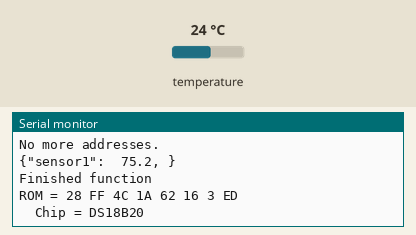
Recording of a sketch running on a simulated Arduino Uno, built with avr-gcc and run on an emulated ATmega328P. On the bench: the last lines printed to the serial monitor. The test bench sets the inputs (shaded band); at power-on: temperature 24 °C.

Above: at 3.1 s.
3.2 s: temperature set to 12 °C
At 4.04 s:
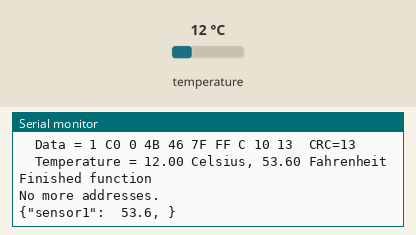
6.6 s: temperature set to 28 °C
At 8.13 s:
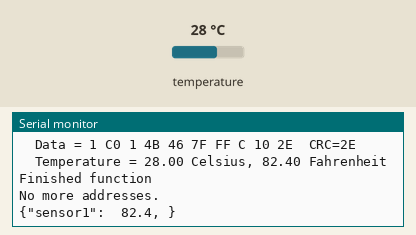
10.6 s: temperature set to 33 °C
At 12.22 s:
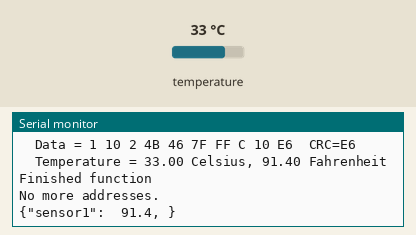
14.7 s: temperature set to 41 °C
At 16.31 s:
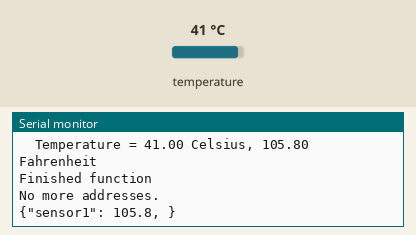
19.0 s: temperature set to 0 °C
At 20.4 s:
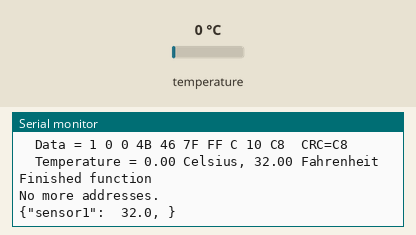
22.9 s: temperature set to 10 °C
At 24.49 s:
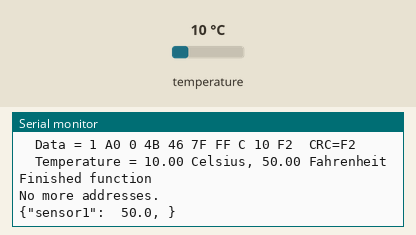
Timing chart, 0 to 26.0 s (numbered marks = the images above; inputs shaded):
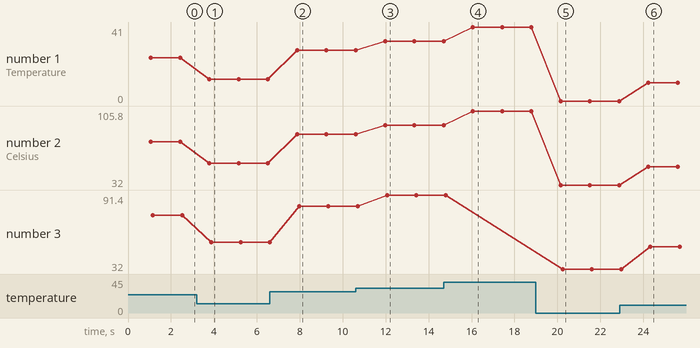

The sketch:

hsc_DS18B20Serial_json.ino
```cpp
#include <OneWire.h>

// OneWire DS18S20, DS18B20, DS1822 Temperature Example
//
// http://www.pjrc.com/teensy/td_libs_OneWire.html
//
// The DallasTemperature library can do all this work for you!
// http://milesburton.com/Dallas_Temperature_Control_Library

OneWire  ds(15);  // on pin 10
float celsius, fahrenheit;
String jsn;
char tempBuf[32] = {0};
int ctr = 0;

void setup(void) {
  Serial.begin(9600);
}

void loop(void) {
	getTemp();
	Serial.println("Finished function");
}
void getTemp(){
  byte i;
  byte present = 0;
  byte type_s;
  byte data[12];
  byte addr[8];


  if ( !ds.search(addr)) {//this is where it loops to the next address
	Serial.println("No more addresses.");
	Serial.println();
  	jsn = jsn + "}";//so end the json
  	sendJSON(jsn);
  	ctr=0;
    ds.reset_search();//if there are no more devices go back to start of list
    delay(250);
    return;
  } else {
  	if (ctr==0){jsn="{";}//must be just beginning, start the json str
  	++ctr;//since we found a device, increment sensor
  }

  Serial.print("ROM =");
  for( i = 0; i < 8; i++) {
    Serial.write(' ');
    Serial.print(addr[i], HEX);
  }

  if (OneWire::crc8(addr, 7) != addr[7]) {
      Serial.println("CRC is not valid!");
      return;
  }
  Serial.println();

  // the first ROM byte indicates which chip
  switch (addr[0]) {
    case 0x10:
      Serial.println("  Chip = DS18S20");  // or old DS1820
      type_s = 1;
      break;
    case 0x28:
      Serial.println("  Chip = DS18B20");
      type_s = 0;
      break;
    case 0x22:
      Serial.println("  Chip = DS1822");
      type_s = 0;
      break;
    default:
      Serial.println("Device is not a DS18x20 family device.");
      return;
  }

  ds.reset();
  ds.select(addr);
  ds.write(0x44,1);         // start conversion, with parasite power on at the end

  delay(1000);     // maybe 750ms is enough, maybe not
  // we might do a ds.depower() here, but the reset will take care of it.

  present = ds.reset();
  ds.select(addr);
  ds.write(0xBE);         // Read Scratchpad

  Serial.print("  Data = ");
  Serial.print(present,HEX);
  Serial.print(" ");
  for ( i = 0; i < 9; i++) {           // we need 9 bytes
    data[i] = ds.read();
    Serial.print(data[i], HEX);
    Serial.print(" ");
  }
  Serial.print(" CRC=");
  Serial.print(OneWire::crc8(data, 8), HEX);
  Serial.println();

  // convert the data to actual temperature

  unsigned int raw = (data[1] << 8) | data[0];
  if (type_s) {
    raw = raw << 3; // 9 bit resolution default
    if (data[7] == 0x10) {
      // count remain gives full 12 bit resolution
      raw = (raw & 0xFFF0) + 12 - data[6];
    }
  } else {
    byte cfg = (data[4] & 0x60);
    if (cfg == 0x00) raw = raw << 3;  // 9 bit resolution, 93.75 ms
    else if (cfg == 0x20) raw = raw << 2; // 10 bit res, 187.5 ms
    else if (cfg == 0x40) raw = raw << 1; // 11 bit res, 375 ms
    // default is 12 bit resolution, 750 ms conversion time
  }
  celsius = (float)raw / 16.0;
  fahrenheit = celsius * 1.8 + 32.0;
  dtostrf(fahrenheit, 5, 1, tempBuf); //turns float to string
  jsn= jsn + "\"sensor"+ ctr + "\": " + tempBuf + ", ";//appends temp to json
  Serial.print("  Temperature = ");
  Serial.print(celsius);
  Serial.print(" Celsius, ");
  Serial.print(fahrenheit);
  Serial.println(" Fahrenheit");
}
float convertRaw(unsigned int raw, int cf){
  celsius = (float)raw / 16.0;
  fahrenheit = celsius * 1.8 + 32.0;
  return celsius;
}

void sendJSON(String jsn){
  Serial.println(jsn);//and print it out
}
```

Measured:
- after the input at 3.2 s, the serial monitor: prints a new line after 0.54 s (image 1)
- after the input at 6.6 s, the serial monitor: prints a new line after 1.2 s (image 2)
- after the input at 10.6 s, the serial monitor: prints a new line after 1.3 s (image 3)
- after the input at 14.7 s, the serial monitor: prints a new line after 1.3 s (image 4)
- after the input at 19.0 s, the serial monitor: prints a new line after 1.1 s (image 5)
- after the input at 22.9 s, the serial monitor: prints a new line after 1.3 s (image 6)
- plotted number 1: 24 → 12 after the input at 3.2 s, 28 → 33 after the input at 10.6 s, 33 → 41 after the input at 14.7 s, 41 → 0 after the input at 19.0 s
- plotted number 2: 75.2 → 53.6 after the input at 3.2 s, 53.6 → 82.4 after the input at 6.6 s, 82.4 → 91.4 after the input at 10.6 s, 91.4 → 105.8 after the input at 14.7 s, 105.8 → 32 after the input at 19.0 s
